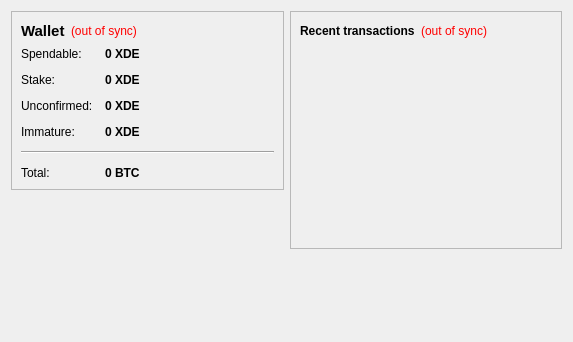
<?xml version="1.0" encoding="UTF-8"?>
<ui version="4.0">
 <class>OverviewPage</class>
 <widget class="QWidget" name="OverviewPage">
  <property name="geometry">
   <rect>
    <x>0</x>
    <y>0</y>
    <width>573</width>
    <height>342</height>
   </rect>
  </property>
  <property name="windowTitle">
   <string>Form</string>
  </property>
  <layout class="QHBoxLayout" name="horizontalLayout" stretch="1,1">
   <item>
    <layout class="QVBoxLayout" name="verticalLayout_2">
     <item>
      <widget class="QFrame" name="frame">
       <property name="frameShape">
        <enum>QFrame::StyledPanel</enum>
       </property>
       <property name="frameShadow">
        <enum>QFrame::Raised</enum>
       </property>
       <layout class="QVBoxLayout" name="verticalLayout_4">
        <item>
         <layout class="QHBoxLayout" name="horizontalLayout_4">
          <item>
           <widget class="QLabel" name="label_5">
            <property name="font">
             <font>
              <pointsize>11</pointsize>
              <weight>75</weight>
              <bold>true</bold>
             </font>
            </property>
            <property name="text">
             <string>Wallet</string>
            </property>
           </widget>
          </item>
          <item>
           <widget class="QLabel" name="labelWalletStatus">
            <property name="toolTip">
             <string>The displayed information may be out of date. Your wallet automatically synchronizes with the Demoncoin network after a connection is established, but this process has not completed yet.</string>
            </property>
            <property name="styleSheet">
             <string notr="true">QLabel { color: red; }</string>
            </property>
            <property name="text">
             <string notr="true">(out of sync)</string>
            </property>
            <property name="alignment">
             <set>Qt::AlignLeading|Qt::AlignLeft|Qt::AlignVCenter</set>
            </property>
           </widget>
          </item>
          <item>
           <spacer name="horizontalSpacer_2">
            <property name="orientation">
             <enum>Qt::Horizontal</enum>
            </property>
            <property name="sizeHint" stdset="0">
             <size>
              <width>40</width>
              <height>20</height>
             </size>
            </property>
           </spacer>
          </item>
         </layout>
        </item>
        <item>
         <layout class="QFormLayout" name="formLayout_2">
          <property name="fieldGrowthPolicy">
           <enum>QFormLayout::AllNonFixedFieldsGrow</enum>
          </property>
          <property name="horizontalSpacing">
           <number>12</number>
          </property>
          <property name="verticalSpacing">
           <number>12</number>
          </property>
          <item row="0" column="0">
           <widget class="QLabel" name="label">
            <property name="text">
             <string>Spendable:</string>
            </property>
           </widget>
          </item>
          <item row="0" column="1">
           <widget class="QLabel" name="labelBalance">
            <property name="font">
             <font>
              <weight>75</weight>
              <bold>true</bold>
             </font>
            </property>
            <property name="cursor">
             <cursorShape>IBeamCursor</cursorShape>
            </property>
            <property name="toolTip">
             <string>Your current spendable balance</string>
            </property>
            <property name="text">
             <string notr="true">0 XDE</string>
            </property>
            <property name="textInteractionFlags">
             <set>Qt::LinksAccessibleByMouse|Qt::TextSelectableByKeyboard|Qt::TextSelectableByMouse</set>
            </property>
           </widget>
          </item>
          <item row="1" column="0">
           <widget class="QLabel" name="label_6">
            <property name="text">
             <string>Stake:</string>
            </property>
           </widget>
          </item>
          <item row="1" column="1">
           <widget class="QLabel" name="labelStake">
            <property name="font">
             <font>
              <weight>75</weight>
              <bold>true</bold>
             </font>
            </property>
            <property name="cursor">
             <cursorShape>IBeamCursor</cursorShape>
            </property>
            <property name="toolTip">
             <string>Total of coins that was staked, and do not yet count toward the current balance</string>
            </property>
            <property name="text">
             <string notr="true">0 XDE</string>
            </property>
            <property name="textInteractionFlags">
             <set>Qt::LinksAccessibleByMouse|Qt::TextSelectableByKeyboard|Qt::TextSelectableByMouse</set>
            </property>
           </widget>
          </item>
          <item row="2" column="0">
           <widget class="QLabel" name="label_3">
            <property name="text">
             <string>Unconfirmed:</string>
            </property>
           </widget>
          </item>
          <item row="2" column="1">
           <widget class="QLabel" name="labelUnconfirmed">
            <property name="font">
             <font>
              <weight>75</weight>
              <bold>true</bold>
             </font>
            </property>
            <property name="cursor">
             <cursorShape>IBeamCursor</cursorShape>
            </property>
            <property name="toolTip">
             <string>Total of transactions that have yet to be confirmed, and do not yet count toward the current balance</string>
            </property>
            <property name="text">
             <string notr="true">0 XDE</string>
            </property>
            <property name="textInteractionFlags">
             <set>Qt::LinksAccessibleByMouse|Qt::TextSelectableByKeyboard|Qt::TextSelectableByMouse</set>
            </property>
           </widget>
          </item>
          <item row="3" column="0">
           <widget class="QLabel" name="labelImmatureText">
            <property name="text">
             <string>Immature:</string>
            </property>
           </widget>
          </item>
          <item row="3" column="1">
           <widget class="QLabel" name="labelImmature">
            <property name="font">
             <font>
              <weight>75</weight>
              <bold>true</bold>
             </font>
            </property>
            <property name="toolTip">
             <string>Mined balance that has not yet matured</string>
            </property>
            <property name="text">
             <string notr="true">0 XDE</string>
            </property>
            <property name="textInteractionFlags">
             <set>Qt::LinksAccessibleByMouse|Qt::TextSelectableByKeyboard|Qt::TextSelectableByMouse</set>
            </property>
           </widget>
          </item>
          <item row="4" column="0" colspan="2">
           <widget class="Line" name="line">
            <property name="orientation">
             <enum>Qt::Horizontal</enum>
            </property>
           </widget>
          </item>
          <item row="5" column="0">
           <widget class="QLabel" name="labelTotalText">
            <property name="text">
             <string>Total:</string>
            </property>
           </widget>
          </item>
          <item row="5" column="1">
           <widget class="QLabel" name="labelTotal">
            <property name="font">
             <font>
              <weight>75</weight>
              <bold>true</bold>
             </font>
            </property>
            <property name="cursor">
             <cursorShape>IBeamCursor</cursorShape>
            </property>
            <property name="toolTip">
             <string>Your current total balance</string>
            </property>
            <property name="text">
             <string notr="true">0 BTC</string>
            </property>
            <property name="textInteractionFlags">
             <set>Qt::LinksAccessibleByMouse|Qt::TextSelectableByKeyboard|Qt::TextSelectableByMouse</set>
            </property>
           </widget>
          </item>
         </layout>
        </item>
       </layout>
      </widget>
     </item>
     <item>
      <spacer name="verticalSpacer">
       <property name="orientation">
        <enum>Qt::Vertical</enum>
       </property>
       <property name="sizeHint" stdset="0">
        <size>
         <width>20</width>
         <height>40</height>
        </size>
       </property>
      </spacer>
     </item>
    </layout>
   </item>
   <item>
    <layout class="QVBoxLayout" name="verticalLayout_3">
     <item>
      <widget class="QFrame" name="frame_2">
       <property name="frameShape">
        <enum>QFrame::StyledPanel</enum>
       </property>
       <property name="frameShadow">
        <enum>QFrame::Raised</enum>
       </property>
       <layout class="QVBoxLayout" name="verticalLayout">
        <item>
         <layout class="QHBoxLayout" name="horizontalLayout_2">
          <item>
           <widget class="QLabel" name="label_4">
            <property name="text">
             <string>&lt;b&gt;Recent transactions&lt;/b&gt;</string>
            </property>
           </widget>
          </item>
          <item>
           <widget class="QLabel" name="labelTransactionsStatus">
            <property name="toolTip">
             <string>The displayed information may be out of date. Your wallet automatically synchronizes with the Demoncoin network after a connection is established, but this process has not completed yet.</string>
            </property>
            <property name="styleSheet">
             <string notr="true">QLabel { color: red; }</string>
            </property>
            <property name="text">
             <string notr="true">(out of sync)</string>
            </property>
            <property name="alignment">
             <set>Qt::AlignRight|Qt::AlignTrailing|Qt::AlignVCenter</set>
            </property>
           </widget>
          </item>
          <item>
           <spacer name="horizontalSpacer">
            <property name="orientation">
             <enum>Qt::Horizontal</enum>
            </property>
            <property name="sizeHint" stdset="0">
             <size>
              <width>40</width>
              <height>20</height>
             </size>
            </property>
           </spacer>
          </item>
         </layout>
        </item>
        <item>
         <widget class="QListView" name="listTransactions">
          <property name="styleSheet">
           <string notr="true">QListView { background: transparent; }</string>
          </property>
          <property name="frameShape">
           <enum>QFrame::NoFrame</enum>
          </property>
          <property name="verticalScrollBarPolicy">
           <enum>Qt::ScrollBarAlwaysOff</enum>
          </property>
          <property name="horizontalScrollBarPolicy">
           <enum>Qt::ScrollBarAlwaysOff</enum>
          </property>
          <property name="selectionMode">
           <enum>QAbstractItemView::NoSelection</enum>
          </property>
         </widget>
        </item>
       </layout>
      </widget>
     </item>
     <item>
      <spacer name="verticalSpacer_2">
       <property name="orientation">
        <enum>Qt::Vertical</enum>
       </property>
       <property name="sizeHint" stdset="0">
        <size>
         <width>20</width>
         <height>40</height>
        </size>
       </property>
      </spacer>
     </item>
    </layout>
   </item>
  </layout>
 </widget>
 <resources/>
 <connections/>
</ui>
